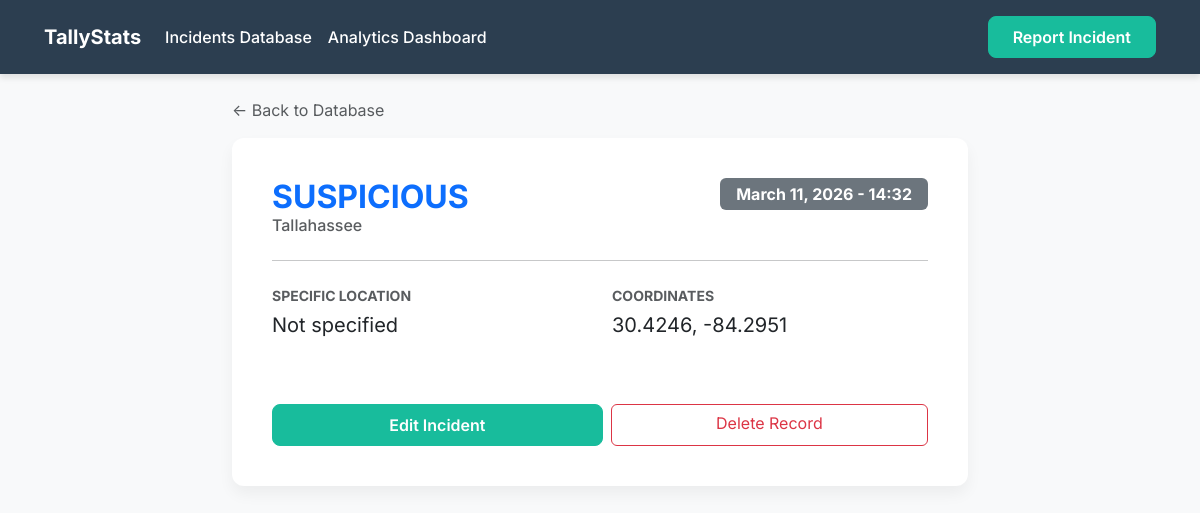
The app's page /records/11326/ with its own data.
### myapp/models.py (models this page shows, shortened)
class CrimeIncident(models.Model):
    city = models.ForeignKey(City, on_delete=models.CASCADE, related_name='crime_incidents')
    date_time = models.DateTimeField()
    reason = models.CharField(max_length=200)
    location = models.CharField(max_length=255, null=True, blank=True)
    latitude = models.FloatField(null=True, blank=True)
    longitude = models.FloatField(null=True, blank=True)
    created_at = models.DateTimeField(auto_now_add=True)
    class Meta:
        ordering = ['-date_time']

class City(models.Model):
    name = models.CharField(max_length=100, unique=True)
    class Meta:
        verbose_name_plural = "Cities"

### myapp/views.py (the view)
# urls.py: path('records/<int:pk>/', views.record_detail, name='record_detail'),
def record_detail(request, pk):
    incident = get_object_or_404(CrimeIncident, pk=pk)
    return render(request, 'myapp/detail.html', {'incident': incident})

### myapp/templates/myapp/detail.html (shortened to what this page needs)
{% extends 'myapp/base.html' %}
{% block content %}
<div class="row justify-content-center">
    <div class="col-md-8">
        <a href="{% url 'records_list' %}" class="text-decoration-none text-muted mb-3 d-inline-block">&larr; Back to Database</a>
        <div class="card card-custom p-4">
            <div class="card-body">
                <div class="d-flex justify-content-between align-items-start mb-4">
                    <div>
                        <h2 class="card-title text-primary fw-bold mb-1">{{ incident.reason }}</h2>
                        <h6 class="card-subtitle text-muted">{{ incident.city.name }}</h6>
                    </div>
                    <span class="badge bg-secondary px-3 py-2 fs-6">{{ incident.date_time|date:"F d, Y - H:i" }}</span>
                </div>
                <hr class="mb-4">
                <div class="row mb-4">
                    <div class="col-sm-6 mb-3 mb-sm-0">
                        <p class="text-muted mb-1 text-uppercase small fw-bold">Specific Location</p>
                        <p class="fs-5">{{ incident.location|default:"Not specified" }}</p>
                    </div>
                    <div class="col-sm-6">
                        <p class="text-muted mb-1 text-uppercase small fw-bold">Coordinates</p>
                        {% if incident.latitude and incident.longitude %}
                            <p class="fs-5">{{ incident.latitude|floatformat:4 }}, {{ incident.longitude|floatformat:4 }}</p>
                        {% else %}
                            <p class="fs-5">Unknown</p>
                        {% endif %}
                    </div>
                </div>
                <div class="d-flex gap-2 mt-5">
                    <a href="{% url 'record_edit' incident.pk %}" class="btn btn-primary-custom text-white flex-grow-1">Edit Incident</a>
                    <a href="{% url 'record_delete' incident.pk %}" class="btn btn-outline-danger flex-grow-1">Delete Record</a>
                </div>
            </div>
        </div>
    </div>
</div>
{% endblock %}

### myapp/static/css/style.css (style rules this page uses)
:root { --primary-color: #2c3e50; --secondary-color: #18bc9c; --bg-color: #f8f9fa; --card-bg: #ffffff; --text-color: #333333; }
body { background-color: var(--bg-color); font-family: 'Inter', -apple-system, BlinkMacSystemFont, "Segoe UI", Roboto, "Helvetica Neue", Arial, sans-serif; color: var(--text-color); }
.card-custom { border: none; border-radius: 12px; background-color: var(--card-bg); box-shadow: 0 8px 15px rgba(0, 0, 0, 0.05); transition: transform 0.2s ease, box-shadow 0.2s ease; }
.btn-primary-custom { background-color: var(--secondary-color); border-color: var(--secondary-color); border-radius: 8px; padding: 0.5rem 1.5rem; font-weight: 600; transition: all 0.3s ease; }

### records on screen
CrimeIncident: reason "SUSPICIOUS", city.name "Tallahassee", date_time "March 11, 2026 - 14:32", location "Not specified", latitude "30.4246", longitude "-84.2951"
